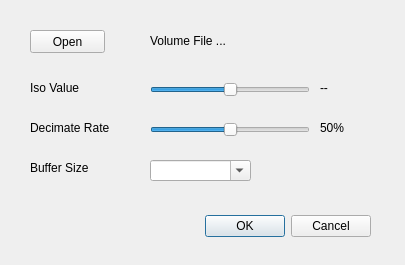
<?xml version="1.0" encoding="UTF-8"?>
<ui version="4.0">
 <class>MCSimpDialog</class>
 <widget class="QDialog" name="MCSimpDialog">
  <property name="geometry">
   <rect>
    <x>0</x>
    <y>0</y>
    <width>405</width>
    <height>265</height>
   </rect>
  </property>
  <property name="sizePolicy">
   <sizepolicy hsizetype="Fixed" vsizetype="Fixed">
    <horstretch>0</horstretch>
    <verstretch>0</verstretch>
   </sizepolicy>
  </property>
  <property name="windowTitle">
   <string>Params</string>
  </property>
  <widget class="QDialogButtonBox" name="buttonBox">
   <property name="geometry">
    <rect>
     <x>30</x>
     <y>210</y>
     <width>341</width>
     <height>32</height>
    </rect>
   </property>
   <property name="orientation">
    <enum>Qt::Horizontal</enum>
   </property>
   <property name="standardButtons">
    <set>QDialogButtonBox::Cancel|QDialogButtonBox::Ok</set>
   </property>
  </widget>
  <widget class="QPushButton" name="fileButton">
   <property name="geometry">
    <rect>
     <x>30</x>
     <y>30</y>
     <width>75</width>
     <height>23</height>
    </rect>
   </property>
   <property name="text">
    <string>Open</string>
   </property>
  </widget>
  <widget class="QLabel" name="fileLabel">
   <property name="geometry">
    <rect>
     <x>150</x>
     <y>20</y>
     <width>221</width>
     <height>41</height>
    </rect>
   </property>
   <property name="text">
    <string>Volume File ...</string>
   </property>
   <property name="wordWrap">
    <bool>true</bool>
   </property>
  </widget>
  <widget class="QLabel" name="isoValueLabel">
   <property name="geometry">
    <rect>
     <x>30</x>
     <y>80</y>
     <width>61</width>
     <height>16</height>
    </rect>
   </property>
   <property name="text">
    <string>Iso Value</string>
   </property>
  </widget>
  <widget class="QLabel" name="decimateRateLabel">
   <property name="geometry">
    <rect>
     <x>30</x>
     <y>120</y>
     <width>91</width>
     <height>16</height>
    </rect>
   </property>
   <property name="text">
    <string>Decimate Rate</string>
   </property>
  </widget>
  <widget class="QSlider" name="isoValueSlider">
   <property name="geometry">
    <rect>
     <x>150</x>
     <y>80</y>
     <width>160</width>
     <height>19</height>
    </rect>
   </property>
   <property name="singleStep">
    <number>1</number>
   </property>
   <property name="value">
    <number>50</number>
   </property>
   <property name="orientation">
    <enum>Qt::Horizontal</enum>
   </property>
  </widget>
  <widget class="QSlider" name="decimateRateSlider">
   <property name="geometry">
    <rect>
     <x>150</x>
     <y>120</y>
     <width>160</width>
     <height>19</height>
    </rect>
   </property>
   <property name="singleStep">
    <number>1</number>
   </property>
   <property name="value">
    <number>50</number>
   </property>
   <property name="orientation">
    <enum>Qt::Horizontal</enum>
   </property>
  </widget>
  <widget class="QLabel" name="rateNumLabel">
   <property name="geometry">
    <rect>
     <x>320</x>
     <y>120</y>
     <width>61</width>
     <height>16</height>
    </rect>
   </property>
   <property name="text">
    <string>50%</string>
   </property>
  </widget>
  <widget class="QLabel" name="bufSizeLabel">
   <property name="geometry">
    <rect>
     <x>30</x>
     <y>160</y>
     <width>81</width>
     <height>16</height>
    </rect>
   </property>
   <property name="text">
    <string>Buffer Size</string>
   </property>
  </widget>
  <widget class="QComboBox" name="bufSizeComboBox">
   <property name="geometry">
    <rect>
     <x>150</x>
     <y>160</y>
     <width>101</width>
     <height>21</height>
    </rect>
   </property>
   <property name="editable">
    <bool>true</bool>
   </property>
  </widget>
  <widget class="QLabel" name="isoValueDispLabel">
   <property name="geometry">
    <rect>
     <x>320</x>
     <y>80</y>
     <width>61</width>
     <height>16</height>
    </rect>
   </property>
   <property name="text">
    <string>--</string>
   </property>
  </widget>
 </widget>
 <resources/>
 <connections>
  <connection>
   <sender>buttonBox</sender>
   <signal>accepted()</signal>
   <receiver>MCSimpDialog</receiver>
   <slot>accept()</slot>
   <hints>
    <hint type="sourcelabel">
     <x>248</x>
     <y>254</y>
    </hint>
    <hint type="destinationlabel">
     <x>157</x>
     <y>274</y>
    </hint>
   </hints>
  </connection>
  <connection>
   <sender>buttonBox</sender>
   <signal>rejected()</signal>
   <receiver>MCSimpDialog</receiver>
   <slot>reject()</slot>
   <hints>
    <hint type="sourcelabel">
     <x>316</x>
     <y>260</y>
    </hint>
    <hint type="destinationlabel">
     <x>286</x>
     <y>274</y>
    </hint>
   </hints>
  </connection>
 </connections>
</ui>
